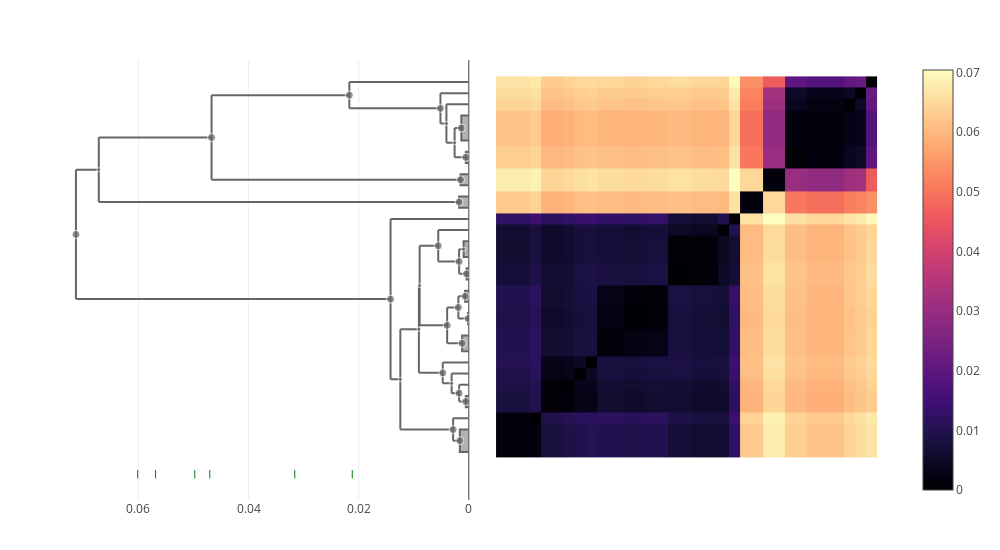

This figure's notebook cell:
### Markdown cell above
### suis

### Code cell
let taxon = "suis"
    trees[taxon] = cluster_annotate(cdata, taxon)
    plot(clustermap(cdata, trees[taxon]))
end

### Figure 1 — Plotly figure (JSON) as saved in the notebook; plotly's stock layout.template omitted (floating-point values rounded to 4 significant figures; data arrays with more than 128 entries replaced by an {"elided": "..."} marker saying what was removed)
{"data": [{"colorscale": {"elided": "256x2 mixed values"}, "type": "heatmap", "x": [0.5, 3.5, 4.5, 6.5, 7.5, 8.5, 9.5, 11.91, 13.91, 15.91, 17.91, 20.33, 21.33, 22.33, 24.33, 26.33, 28.33, 31.56, 32.56, 33.56, 34.56], "y": [0.5, 3.5, 4.5, 6.5, 7.5, 8.5, 9.5, 11.91, 13.91, 15.91, 17.91, 20.33, 21.33, 22.33, 24.33, 26.33, 28.33, 31.56, 32.56, 33.56, 34.56], "z": {"elided": "20x20 float values"}}, {"hoverinfo": "skip", "line": {"color": "#666666"}, "mode": "lines", "showlegend": false, "type": "scatter", "x": [0.004069, 0.004069, null, 0.004069, 0.002577, null, 0.004069, 0, null], "xaxis": "x2", "y": [28.64, 32.06, null, 28.64, 28.64, null, 32.06, 32.06, null], "yaxis": "y"}, {"fill": "toself", "hoverinfo": "skip", "line": {"color": "#666666"}, "mode": "lines", "showlegend": false, "type": "scatter", "x": [0, 0.0005432, 0.0005432, 0], "xaxis": "x2", "y": [26.83, 26.83, 27.83, 27.83], "yaxis": "y"}, {"hoverinfo": "skip", "line": {"color": "#666666"}, "mode": "lines", "showlegend": false, "type": "scatter", "x": [0.04672, 0.04672, null, 0.04672, 0.001505, null, 0.04672, 0.0217, null], "xaxis": "x2", "y": [25.33, 32.89, null, 25.33, 25.33, null, 32.89, 32.89, null], "yaxis": "y"}, {"hoverinfo": "skip", "line": {"color": "#666666"}, "mode": "lines", "showlegend": false, "type": "scatter", "x": [0.004739, 0.004739, null, 0.004739, 0.003117, null, 0.004739, 0, null], "xaxis": "x2", "y": [7.125, 9, null, 7.125, 7.125, null, 9, 9, null], "yaxis": "y"}, {"hoverinfo": "skip", "line": {"color": "#666666"}, "mode": "lines", "showlegend": false, "type": "scatter", "x": [0.001764, 0.001764, null, 0.001764, 0.0005432, null, 0.001764, 0, null], "xaxis": "x2", "y": [5.5, 7, null, 5.5, 5.5, null, 7, 7, null], "yaxis": "y"}, {"fill": "toself", "hoverinfo": "skip", "line": {"color": "#666666"}, "mode": "lines", "showlegend": false, "type": "scatter", "x": [0, 0.000136, 0.000136, 0], "xaxis": "x2", "y": [12.41, 12.41, 13.41, 13.41], "yaxis": "y"}, {"hoverinfo": "skip", "line": {"color": "#666666"}, "mode": "lines", "showlegend": false, "type": "scatter", "x": [0.01421, 0.01421, null, 0.01421, 0.01244, null, 0.01421, 0, null], "xaxis": "x2", "y": [7.482, 21.83, null, 7.482, 7.482, null, 21.83, 21.83, null], "yaxis": "y"}, {"fill": "toself", "hoverinfo": "skip", "line": {"color": "#666666"}, "mode": "lines", "showlegend": false, "type": "scatter", "x": [0, 0.0009498, 0.0009498, 0], "xaxis": "x2", "y": [18.41, 18.41, 19.83, 19.83], "yaxis": "y"}, {"hoverinfo": "skip", "line": {"color": "#666666"}, "mode": "lines", "showlegend": false, "type": "scatter", "x": [0.003117, 0.003117, null, 0.003117, 0.001764, null, 0.003117, 0, null], "xaxis": "x2", "y": [6.25, 8, null, 6.25, 6.25, null, 8, 8, null], "yaxis": "y"}, {"fill": "toself", "hoverinfo": "skip", "line": {"color": "#666666"}, "mode": "lines", "showlegend": false, "type": "scatter", "x": [0, 0.001762, 0.001762, 0], "xaxis": "x2", "y": [22.83, 22.83, 23.83, 23.83], "yaxis": "y"}, {"fill": "toself", "hoverinfo": "skip", "line": {"color": "#666666"}, "mode": "lines", "showlegend": false, "type": "scatter", "x": [0, 0.001505, 0.001505, 0], "xaxis": "x2", "y": [24.83, 24.83, 25.83, 25.83], "yaxis": "y"}, {"hoverinfo": "skip", "line": {"color": "#666666"}, "mode": "lines", "showlegend": false, "type": "scatter", "x": [0.002852, 0.002852, null, 0.002852, 0.00163, null, 0.002852, 0, null], "xaxis": "x2", "y": [2, 4, null, 2, 2, null, 4, 4, null], "yaxis": "y"}, {"fill": "toself", "hoverinfo": "skip", "line": {"color": "#666666"}, "mode": "lines", "showlegend": false, "type": "scatter", "x": [0, 0.00163, 0.00163, 0], "xaxis": "x2", "y": [1, 1, 3, 3], "yaxis": "y"}, {"hoverinfo": "skip", "line": {"color": "#666666"}, "mode": "lines", "showlegend": false, "type": "scatter", "x": [0.002577, 0.002577, null, 0.002577, 0.0005432, null, 0.002577, 0.001356, null], "xaxis": "x2", "y": [27.33, 29.95, null, 27.33, 27.33, null, 29.95, 29.95, null], "yaxis": "y"}, {"fill": "toself", "hoverinfo": "skip", "line": {"color": "#666666"}, "mode": "lines", "showlegend": false, "type": "scatter", "x": [0, 0.0005432, 0.0005432, 0], "xaxis": "x2", "y": [5, 5, 6, 6], "yaxis": "y"}, {"hoverinfo": "skip", "line": {"color": "#666666"}, "mode": "lines", "showlegend": false, "type": "scatter", "x": [0.009064, 0.009064, null, 0.009064, 0.004739, null, 0.009064, 0.008929, null], "xaxis": "x2", "y": [8.062, 15.87, null, 8.062, 8.062, null, 15.87, 15.87, null], "yaxis": "y"}, {"fill": "toself", "hoverinfo": "skip", "line": {"color": "#666666"}, "mode": "lines", "showlegend": false, "type": "scatter", "x": [0, 0.0006798, 0.0006798, 0], "xaxis": "x2", "y": [14.41, 14.41, 15.41, 15.41], "yaxis": "y"}, {"hoverinfo": "skip", "line": {"color": "#666666"}, "mode": "lines", "showlegend": false, "type": "scatter", "x": [0.01244, 0.01244, null, 0.01244, 0.002852, null, 0.01244, 0.009064, null], "xaxis": "x2", "y": [3, 11.96, null, 3, 3, null, 11.96, 11.96, null], "yaxis": "y"}, {"hoverinfo": "skip", "line": {"color": "#666666"}, "mode": "lines", "showlegend": false, "type": "scatter", "x": [0.008929, 0.008929, null, 0.008929, 0.003936, null, 0.008929, 0.005553, null], "xaxis": "x2", "y": [12.31, 19.42, null, 12.31, 12.31, null, 19.42, 19.42, null], "yaxis": "y"}, {"hoverinfo": "skip", "line": {"color": "#666666"}, "mode": "lines", "showlegend": false, "type": "scatter", "x": [0.001763, 0.001763, null, 0.001763, 0.0004072, null, 0.001763, 0.0009498, null], "xaxis": "x2", "y": [16.91, 19.12, null, 16.91, 16.91, null, 19.12, 19.12, null], "yaxis": "y"}, {"hoverinfo": "skip", "line": {"color": "#666666"}, "mode": "lines", "showlegend": false, "type": "scatter", "x": [0.07135, 0.07135, null, 0.07135, 0.01421, null, 0.07135, 0.0672, null], "xaxis": "x2", "y": [14.66, 26.22, null, 14.66, 14.66, null, 26.22, 26.22, null], "yaxis": "y"}, {"fill": "toself", "hoverinfo": "skip", "line": {"color": "#666666"}, "mode": "lines", "showlegend": false, "type": "scatter", "x": [0, 0.001356, 0.001356, 0], "xaxis": "x2", "y": [28.83, 28.83, 31.06, 31.06], "yaxis": "y"}, {"hoverinfo": "skip", "line": {"color": "#666666"}, "mode": "lines", "showlegend": false, "type": "scatter", "x": [0.005553, 0.005553, null, 0.005553, 0.001763, null, 0.005553, 0, null], "xaxis": "x2", "y": [18.02, 20.83, null, 18.02, 18.02, null, 20.83, 20.83, null], "yaxis": "y"}, {"hoverinfo": "skip", "line": {"color": "#666666"}, "mode": "lines", "showlegend": false, "type": "scatter", "x": [0.001903, 0.001903, null, 0.001903, 0.000136, null, 0.001903, 0.0006798, null], "xaxis": "x2", "y": [12.91, 14.91, null, 12.91, 12.91, null, 14.91, 14.91, null], "yaxis": "y"}, {"hoverinfo": "skip", "line": {"color": "#666666"}, "mode": "lines", "showlegend": false, "type": "scatter", "x": [0.0672, 0.0672, null, 0.0672, 0.001762, null, 0.0672, 0.04672, null], "xaxis": "x2", "y": [23.33, 29.11, null, 23.33, 23.33, null, 29.11, 29.11, null], "yaxis": "y"}, {"hoverinfo": "skip", "line": {"color": "#666666"}, "mode": "lines", "showlegend": false, "type": "scatter", "x": [0.003936, 0.003936, null, 0.003936, 0.001223, null, 0.003936, 0.001903, null], "xaxis": "x2", "y": [10.71, 13.91, null, 10.71, 10.71, null, 13.91, 13.91, null], "yaxis": "y"}, {"fill": "toself", "hoverinfo": "skip", "line": {"color": "#666666"}, "mode": "lines", "showlegend": false, "type": "scatter", "x": [0, 0.0004072, 0.0004072, 0], "xaxis": "x2", "y": [16.41, 16.41, 17.41, 17.41], "yaxis": "y"}, {"fill": "toself", "hoverinfo": "skip", "line": {"color": "#666666"}, "mode": "lines", "showlegend": false, "type": "scatter", "x": [0, 0.001223, 0.001223, 0], "xaxis": "x2", "y": [10, 10, 11.41, 11.41], "yaxis": "y"}, {"hoverinfo": "skip", "line": {"color": "#666666"}, "mode": "lines", "showlegend": false, "type": "scatter", "x": [0.005154, 0.005154, null, 0.005154, 0.004069, null, 0.005154, 0, null], "xaxis": "x2", "y": [30.35, 33.06, null, 30.35, 30.35, null, 33.06, 33.06, null], "yaxis": "y"}, {"hoverinfo": "skip", "line": {"color": "#666666"}, "mode": "lines", "showlegend": false, "type": "scatter", "x": [0.0217, 0.0217, null, 0.0217, 0.005154, null, 0.0217, 0, null], "xaxis": "x2", "y": [31.71, 34.06, null, 31.71, 31.71, null, 34.06, 34.06, null], "yaxis": "y"}, {"customdata": [[68, 9], [50, 2], [77, 13], [69, 5], [62, 3], [43, 2], [75, 25], [55, 3], [66, 4], [60, 2], [58, 2], [65, 6], [59, 5], [64, 8], [51, 2], [73, 18], [53, 2], [74, 24], [72, 13], [61, 5], [79, 40], [57, 6], [71, 6], [63, 4], [78, 15], [67, 7], [48, 2], [56, 3], [70, 10], [76, 11]], "hovertemplate": "ID: %{customdata[0]}<br>\nHeight: %{x:.3f}<br>\nGenome count: %{customdata[1]}\n\n<extra></extra>", "marker": {"color": "#666666", "size": [4, 8, 8, 8, 8, 8, 8, 4, 4, 8, 8, 8, 8, 4, 8, 4, 8, 4, 4, 8, 8, 8, 8, 8, 4, 8, 8, 8, 8, 8]}, "mode": "markers", "showlegend": false, "type": "scatter", "x": [0.004069, 0.0005432, 0.04672, 0.004739, 0.001764, 0.000136, 0.01421, 0.0009498, 0.003117, 0.001762, 0.001505, 0.002852, 0.00163, 0.002577, 0.0005432, 0.009064, 0.0006798, 0.01244, 0.008929, 0.001763, 0.07135, 0.001356, 0.005553, 0.001903, 0.0672, 0.003936, 0.0004072, 0.001223, 0.005154, 0.0217], "xaxis": "x2", "y": [30.35, 27.33, 29.11, 8.062, 6.25, 12.91, 14.66, 19.12, 7.125, 23.33, 25.33, 3, 2, 28.64, 5.5, 11.96, 14.91, 7.482, 15.87, 18.02, 20.44, 29.95, 19.42, 13.91, 26.22, 12.31, 16.91, 10.71, 31.71, 32.89], "yaxis": "y"}, {"hovertemplate": "%{text} <br>\n%{x}\n<extra></extra>\n", "marker": {"color": "green", "line": {"color": "green", "width": 1}, "symbol": "line-ns"}, "mode": "markers", "text": ["canis", "pinnipedialis", "ceti", "neotomae", "abortus", "melitensis"], "type": "scatter", "x": [0.02117, 0.03161, 0.04704, 0.04977, 0.05689, 0.06014], "xaxis": "x2", "y": [-1, -1, -1, -1, -1, -1, -1]}], "layout": {"height": 550, "hovermode": "closest", "margin": {"b": 50, "l": 50, "r": 50, "t": 60}, "showlegend": false, "width": 1000, "xaxis": {"autorange": true, "domain": [0.505, 1], "range": [-1.187, 36.25], "scaleanchor": "y", "type": "linear", "visible": false}, "xaxis2": {"autorange": true, "domain": [0, 0.495], "range": [0.07606, 0], "rangemode": "nonnegative", "showspikes": true, "spikedash": "solid", "spikemode": "across", "spikethickness": 1, "type": "linear"}, "yaxis": {"autorange": true, "domain": [0, 1], "range": [-3.302, 36.03], "scaleanchor": "x", "type": "linear", "visible": false}}}
